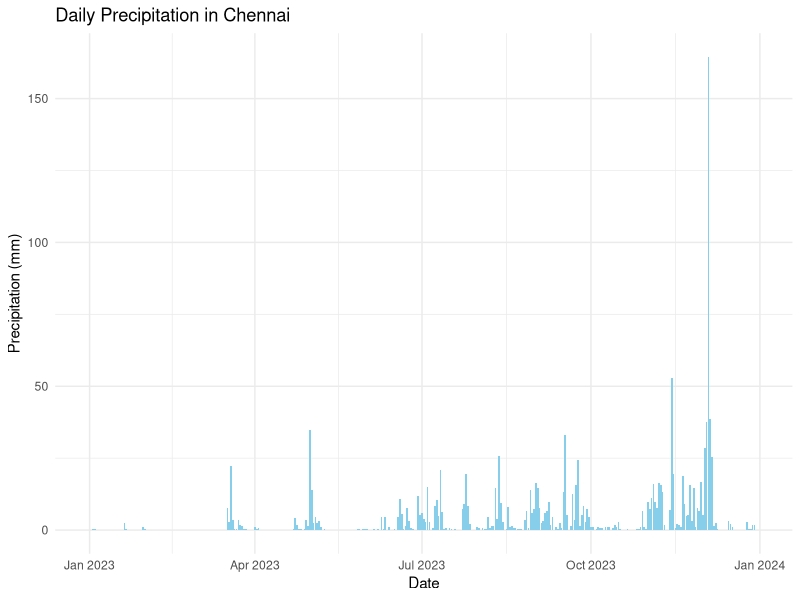
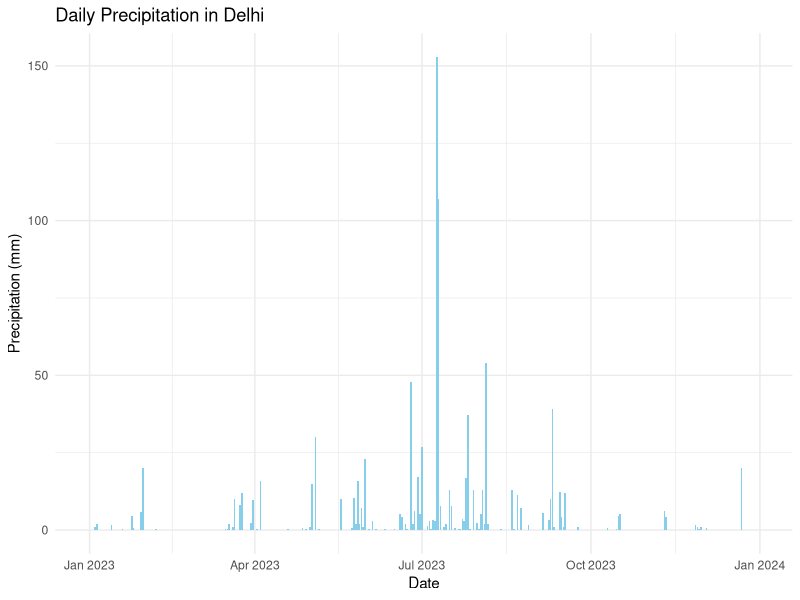
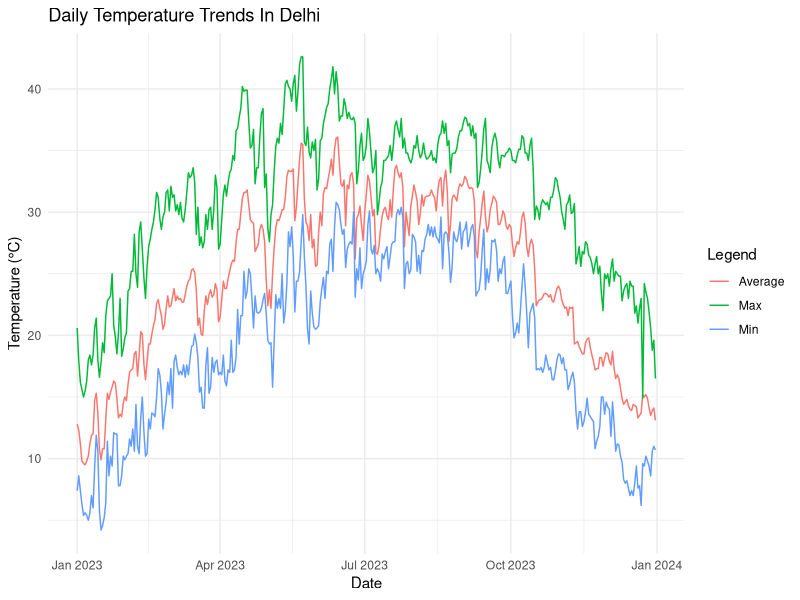
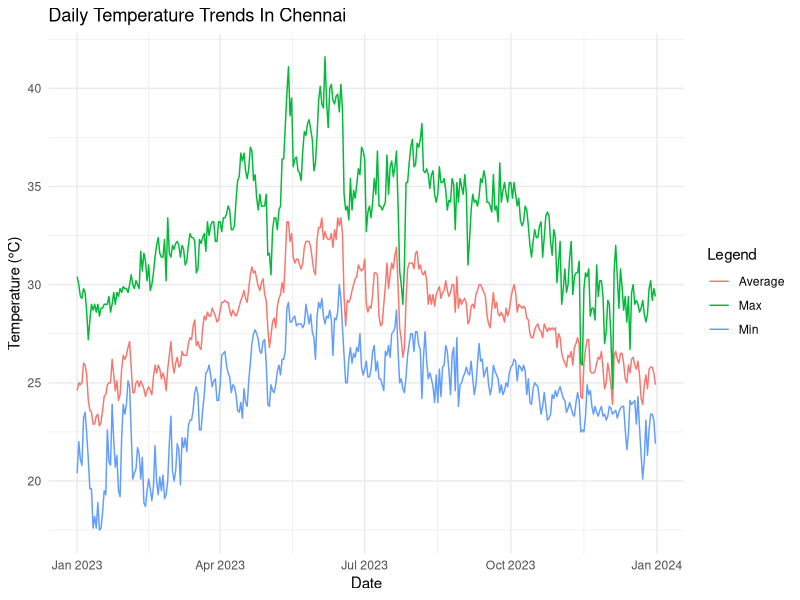

The R script that drew these images, in order:
## ---- chunk 1
library(ggplot2)
Chennai <- read.csv("../Data/Data_Cleaned/Chennai.csv")
Chennai$Date <- as.Date(Chennai$Date, format = "%Y-%m-%d")  
Chennai_2023 <- Chennai[format(Chennai$Date, "%Y") == "2023", ]
ggplot(Chennai_2023, aes(x = Date, y = Precipitation)) +
  geom_col(fill = "skyblue") +
  labs(title = "Daily Precipitation in Chennai", y = "Precipitation (mm)") +
  theme_minimal()
## ---- chunk 2
library(ggplot2)
Delhi <- read.csv("../Data/Data_Cleaned/Delhi.csv")
Delhi$Date <- as.Date(Delhi$Date, format = "%Y-%m-%d")  
Delhi_2023 <- Delhi[format(Delhi$Date, "%Y") == "2023", ]
ggplot(Delhi_2023, aes(x = Date, y = Precipitation)) +
  geom_col(fill = "skyblue") +
  labs(title = "Daily Precipitation in Delhi", y = "Precipitation (mm)") +
  theme_minimal()
## ---- chunk 3
library(ggplot2)
Delhi <- read.csv("../Data/Data_Cleaned/Delhi.csv")
Delhi$Date <- as.Date(Delhi$Date, format = "%Y-%m-%d")  
Delhi_2023 <- Delhi[format(Delhi$Date, "%Y") == "2023", ]
 ggplot(Delhi_2023, aes(x = Date)) +
        geom_line(aes(y = Average_Temperature, color = "Average")) +
        geom_line(aes(y = Maximum_Temperature, color = "Max")) +
        geom_line(aes(y = Minimum_Temperature, color = "Min")) +
        labs(title = "Daily Temperature Trends In Delhi", y = "Temperature (°C)", color = "Legend") +
        theme_minimal()
## ---- chunk 4
library(ggplot2)
Delhi <- read.csv("../Data/Data_Cleaned/Chennai.csv")
Delhi$Date <- as.Date(Delhi$Date, format = "%Y-%m-%d")  
Delhi_2023 <- Delhi[format(Delhi$Date, "%Y") == "2023", ]
 ggplot(Delhi_2023, aes(x = Date)) +
        geom_line(aes(y = Average_Temperature, color = "Average")) +
        geom_line(aes(y = Maximum_Temperature, color = "Max")) +
        geom_line(aes(y = Minimum_Temperature, color = "Min")) +
        labs(title = "Daily Temperature Trends In Chennai", y = "Temperature (°C)", color = "Legend") +
        theme_minimal()
